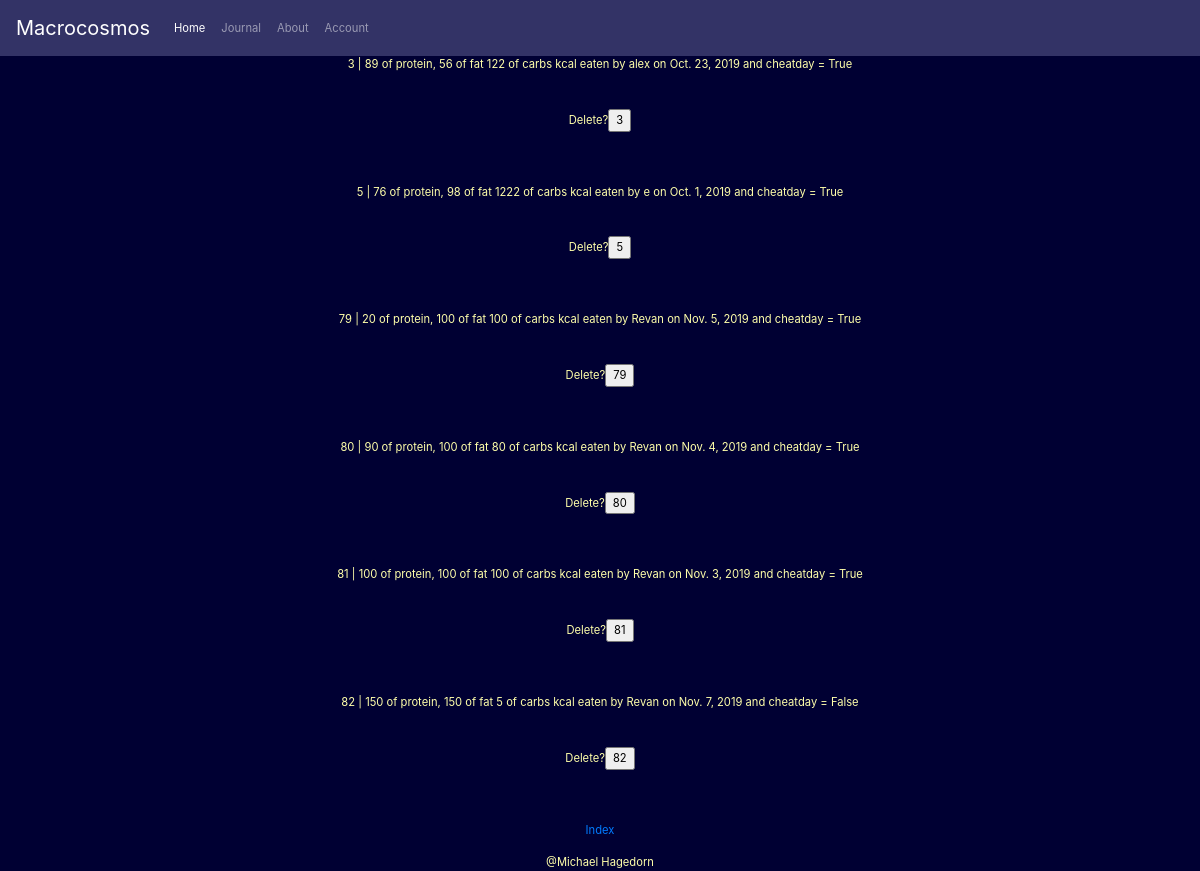
The app's page /macros_list with its own data.
### nutrition/models.py (models this page shows, shortened)
class macros(models.Model):
    username = models.ForeignKey(User, on_delete=models.CASCADE, default=None)
    protein = models.IntegerField()
    fat = models.IntegerField()
    carbohydrates = models.IntegerField()
    date = models.DateField(default=date.today)
    cheat = models.BooleanField(default=False)
    comment = models.CharField(max_length=64, blank=True)
    description = models.CharField(max_length=2048, blank=True)
    image = models.ImageField(upload_to='images/', blank=True)

### nutrition/views.py (the view)
# urls.py: path("macros_list", macrosListView.as_view(), name="macros-view"),
class macrosListView(ListView):
    template_name = "nutrition/macros_list.html"
    queryset = macros.objects.all()

### nutrition/templates/nutrition/macros_list.html
{% extends 'nutrition/base.html' %}
{% block content %}
  {% for instance in object_list %}
    <p>
      {{ instance.id }} | {{ instance.protein }} of protein,
      {{ instance.fat }} of fat
      {{ instance.carbohydrates }} of carbs
      {{ instance.calories }} kcal
      eaten by {{ instance.username }} on {{ instance.date }}
      and cheatday = {{ instance.cheat }}
      <form method="POST">{% csrf_token %}
        <p>Delete?<input type="submit" value="{{ instance.id }}" /></p>
      </form>
    </p>
  {% endfor %}
<a href="{% url 'index' %}">
  <p>
    Index
  </p>
</a>
{% endblock %}

### nutrition/static/css/styles.css (style rules this page uses)
body { text-align: center; font-size: 0.9em; background-color: #003; color: #FFA; }
@media only screen and (max-width: 1400px) { body { font-size: 0.7em; } }
form { padding: 20px 0px 20px 0px; }

### records on screen
macros: id "3", protein "89", fat "56", carbohydrates "122", username "alex", date "Oct. 23, 2019", cheat "True"
macros: id "5", protein "76", fat "98", carbohydrates "1222", username "e", date "Oct. 1, 2019", cheat "True"
macros: id "79", protein "20", fat "100", carbohydrates "100", username "Revan", date "Nov. 5, 2019", cheat "True"
macros: id "80", protein "90", fat "100", carbohydrates "80", username "Revan", date "Nov. 4, 2019", cheat "True"
macros: id "81", protein "100", fat "100", carbohydrates "100", username "Revan", date "Nov. 3, 2019", cheat "True"
macros: id "82", protein "150", fat "150", carbohydrates "5", username "Revan", date "Nov. 7, 2019", cheat "False"
